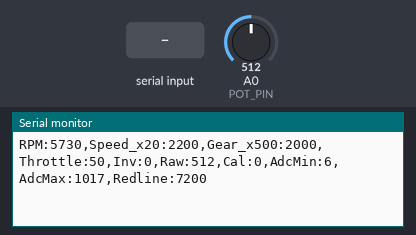
The sketch below on a simulated Arduino Uno, built with avr-gcc and run on an emulated ATmega328P. Parts: the last lines printed to the serial monitor. The test bench sets the inputs (shaded band); at power-on: A0 (POT_PIN) = 512. EEPROM starts erased.

Above: at 1.2 s.
1.3 s: A0 (POT_PIN) set to 716
At 1.43 s:
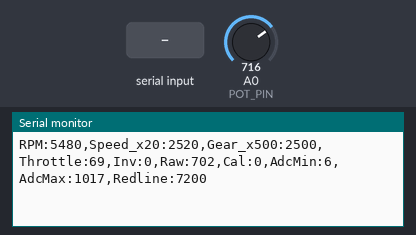
2.8 s: "CAL_START\n" received over Serial
At 2.95 s:
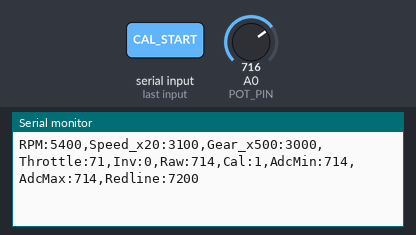
4.3 s: "POT_INVERT\n" received over Serial
At 4.35 s:
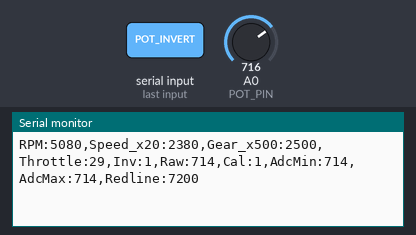
5.8 s: A0 (POT_PIN) set to 900
At 5.85 s:
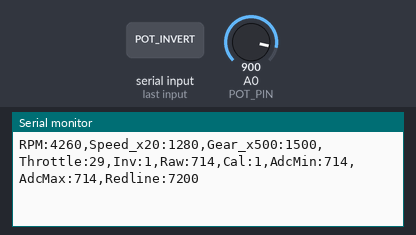
7.3 s: "CAL_SAVE\n" received over Serial
At 7.4 s:
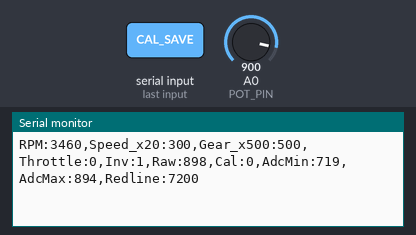
Timing chart, 0 to 10.3 s (numbered marks = the images above; inputs shaded):
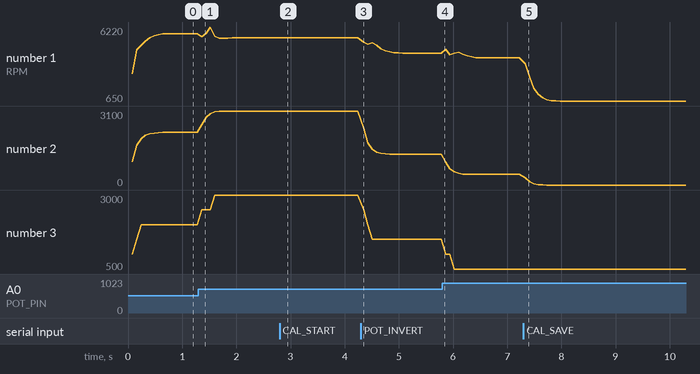

Measured:
- after the input at 1.3 s, the serial monitor: prints a new line after 0.06 s (image 1)
- after the input at 2.8 s, the serial monitor: prints a new line after 0.08 s (image 2)
- after the input at 4.3 s, the serial monitor: prints a new line after 0.05 s (image 3)
- after the input at 7.3 s, the serial monitor: prints a new line at once (image 5)
- plotted number 1: 5400 → 4260 after the input at 4.3 s, 4260 → 3900 after the input at 5.8 s, 3900 → 650 after the input at 7.3 s
- plotted number 2: 2200 → 3100 after the input at 1.3 s, 3100 → 1280 after the input at 4.3 s, 1280 → 440 after the input at 5.8 s, 440 → 0 after the input at 7.3 s
- plotted number 3: 2000 → 3000 after the input at 1.3 s, 3000 → 1500 after the input at 4.3 s

The sketch:

AEECBP.ino
```cpp
// ===== BMW M5 (F90 Competition) Robust Cluster Simulator - Arduino Uno =====
// A0 = Potentiometer (Throttle Pedal)
// Features:
//  - Burst outlier rejection (ignores floating/glitch spikes)
//  - Endpoint snap deadzones (clean 0% idle & solid 100% full turn)
//  - Checksum-verified EEPROM calibration (CAL_START / CAL_SAVE / CAL_RESET / POT_INVERT)
//  - Direct responsive speed, gear (1..8), and RPM mapping

#include <EEPROM.h>
#include <math.h>

#define HUMAN_READABLE  0     // 0 = Key:Value telemetry (dashboard + Plotter), 1 = Serial Monitor text

// ---------- Pin & Sampling Settings ----------
const byte  POT_PIN = A0;

const int   SAMPLES = 16;
const int   TRIM    = 4;
const int   POT_SPREAD_MAX = 220;             // Reject burst if A0 floats/glitches > 220 counts in 3ms
const unsigned long SAMPLE_INTERVAL_MS = 20;  // 50 Hz physics & ADC update
const unsigned long PRINT_INTERVAL_MS  = 80;  // 12.5 Hz serial output

// ---------- EEPROM Calibration ----------
const uint16_t CAL_MAGIC = 0xAE54;
struct CalData {
  uint16_t magic;
  float    adcMin;
  float    adcMax;
  uint8_t  potInvert;     // 0 = normal (low->high), 1 = inverted (high->low)
  uint16_t checksum;
};

float adcMin    = 6.0f;
float adcMax    = 1017.0f;
bool  potInvert = false;

bool  calibrating = false;
float calMin      = 1023.0f;
float calMax      = 0.0f;

// ---------- Cluster & Gear Table ----------
const float IDLE_RPM      = 650.0f;
const float REDLINE_RPM   = 7200.0f;
const float MAX_SPEED_KMH = 220.0f;

const float UP_KMH[7]       = {35.0f, 62.0f, 90.0f, 120.0f, 150.0f, 180.0f, 205.0f};
const float DOWN_KMH[7]     = {30.0f, 56.0f, 84.0f, 113.0f, 143.0f, 173.0f, 198.0f};
const float GEAR_MIN_KMH[8] = {0.0f,   30.0f,  56.0f,  84.0f,  113.0f, 143.0f, 173.0f, 198.0f};
const float GEAR_MAX_KMH[8] = {35.0f,  62.0f,  90.0f,  120.0f, 150.0f, 180.0f, 205.0f, 220.0f};
const float GEAR_MIN_RPM[8] = {650.0f, 3300.0f, 3700.0f, 4100.0f, 4400.0f, 4700.0f, 5100.0f, 5500.0f};
const float GEAR_MAX_RPM[8] = {5800.0f, 6000.0f, 6200.0f, 6400.0f, 6600.0f, 6800.0f, 6950.0f, 7100.0f};

// ---------- State ----------
float filtered = 0.0f;
float rpm      = IDLE_RPM;
float speedKmh = 0.0f;
float throttle = 0.0f;        // 0..1
int   gear     = 0;           // 0..7 (displayed as 1..8)
unsigned long lastSample = 0, lastPrint = 0;

String cmdBuf = "";

// ---------- Calibration & ADC Helpers ----------
uint16_t computeChecksum(const CalData &c) {
  uint32_t h = c.magic;
  h = h * 31u + (uint32_t)roundf(c.adcMin * 10.0f);
  h = h * 31u + (uint32_t)roundf(c.adcMax * 10.0f);
  h = h * 31u + c.potInvert;
  return (uint16_t)(h ^ (h >> 16));
}

void loadCalibration() {
  CalData cal;
  EEPROM.get(0, cal);
  if (cal.magic == CAL_MAGIC &&
      cal.checksum == computeChecksum(cal) &&
      !isnan(cal.adcMin) && !isnan(cal.adcMax) &&
      cal.adcMin >= 0.0f && cal.adcMax <= 1023.0f &&
      (cal.adcMax - cal.adcMin) >= 15.0f) {
    adcMin    = cal.adcMin;
    adcMax    = cal.adcMax;
    potInvert = (cal.potInvert == 1);
  }
}

void saveCalibration() {
  CalData cal;
  cal.magic     = CAL_MAGIC;
  cal.adcMin    = adcMin;
  cal.adcMax    = adcMax;
  cal.potInvert = potInvert ? 1 : 0;
  cal.checksum  = computeChecksum(cal);
  EEPROM.put(0, cal);
}

bool readPotClean(float &outVal) {
  analogRead(POT_PIN);
  int s[SAMPLES];
  for (int i = 0; i < SAMPLES; i++) {
    s[i] = analogRead(POT_PIN);
    delayMicroseconds(180);
  }
  for (int i = 1; i < SAMPLES; i++) {
    int key = s[i], j = i - 1;
    while (j >= 0 && s[j] > key) { s[j + 1] = s[j]; j--; }
    s[j + 1] = key;
  }
  int spread = s[SAMPLES - 1 - TRIM] - s[TRIM];
  if (spread > POT_SPREAD_MAX) {
    return false;
  }
  long sum = 0;
  for (int i = TRIM; i < SAMPLES - TRIM; i++) sum += s[i];
  outVal = (float)sum / (SAMPLES - 2 * TRIM);
  return true;
}

void handleCommand(String cmd) {
  cmd.trim();
  if (cmd == "CAL_START") {
    calibrating = true;
    calMin = filtered;
    calMax = filtered;
  } else if (cmd == "CAL_SAVE") {
    if (calibrating && (calMax - calMin) >= 15.0f) {
      float span = calMax - calMin;
      float pad  = max(1.5f, span * 0.025f);
      float nMin = calMin + pad;
      float nMax = calMax - pad;
      if (nMax - nMin < 8.0f) {
        nMin = calMin;
        nMax = calMax;
      }
      adcMin = nMin;
      adcMax = nMax;
      saveCalibration();
    }
    calibrating = false;
  } else if (cmd == "CAL_CANCEL") {
    calibrating = false;
  } else if (cmd == "CAL_RESET") {
    calibrating = false;
    adcMin    = 6.0f;
    adcMax    = 1017.0f;
    potInvert = false;
    saveCalibration();
  } else if (cmd == "POT_INVERT") {
    potInvert = !potInvert;
    saveCalibration();
  }
}

void pollSerialCommands() {
  while (Serial.available() > 0) {
    char c = (char)Serial.read();
    if (c == '\n' || c == '\r') {
      if (cmdBuf.length() > 0) {
        handleCommand(cmdBuf);
        cmdBuf = "";
      }
    } else if (cmdBuf.length() < 32) {
      cmdBuf += c;
    }
  }
}

void updateThrottle() {
  float raw = filtered;
  if (!readPotClean(raw)) {
    return; // Ignore noisy/floating burst
  }

  float diff = raw - filtered;
  float adiff = fabs(diff);
  if (adiff > 1.5f) {
    float alpha = (adiff > 25.0f) ? 0.60f : 0.32f;
    filtered += alpha * diff;
  }

  if (calibrating) {
    if (filtered < calMin) calMin = filtered;
    if (filtered > calMax) calMax = filtered;
  }

  float span = adcMax - adcMin;
  if (span < 15.0f) span = 15.0f;
  float x = (filtered - adcMin) / span;
  x = constrain(x, 0.0f, 1.0f);
  if (potInvert) x = 1.0f - x;

  // Endpoint snap deadzones for rock-steady 0% idle and solid 100% full turn
  if (x <= 0.02f) x = 0.0f;
  else if (x >= 0.985f) x = 1.0f;
  else x = (x - 0.02f) / 0.965f;

  throttle = constrain(x, 0.0f, 1.0f);
}

void updateGaugesDirect(float dt) {
  float targetSpeed = (throttle <= 0.005f) ? 0.0f : (throttle * MAX_SPEED_KMH);

  // Follow knob rapidly and stop completely once knob stops turning
  float alphaSpd = 1.0f - expf(-10.0f * dt);
  speedKmh += (targetSpeed - speedKmh) * alphaSpd;
  if (fabs(targetSpeed - speedKmh) < 0.25f) speedKmh = targetSpeed;
  if (targetSpeed == 0.0f && speedKmh < 0.3f) speedKmh = 0.0f;

  while (gear < 7 && speedKmh >= UP_KMH[gear]) gear++;
  while (gear > 0 && speedKmh < DOWN_KMH[gear - 1]) gear--;

  float frac = (speedKmh - GEAR_MIN_KMH[gear]) / (GEAR_MAX_KMH[gear] - GEAR_MIN_KMH[gear]);
  frac = constrain(frac, 0.0f, 1.0f);
  float targetRpm = GEAR_MIN_RPM[gear] + frac * (GEAR_MAX_RPM[gear] - GEAR_MIN_RPM[gear]);

  float alphaRpm = 1.0f - expf(-14.0f * dt);
  rpm += (targetRpm - rpm) * alphaRpm;
  if (fabs(targetRpm - rpm) < 5.0f) rpm = targetRpm;
}

void setup() {
  Serial.begin(115200);
  loadCalibration();
  float initVal = 0.0f;
  if (readPotClean(initVal)) filtered = initVal;
  else filtered = (float)analogRead(POT_PIN);
  lastSample = millis();
}

void loop() {
  pollSerialCommands();
  unsigned long now = millis();

  if (now - lastSample >= SAMPLE_INTERVAL_MS) {
    float dt = (now - lastSample) / 1000.0f;
    if (dt > 0.05f) dt = 0.05f;
    lastSample = now;
    updateThrottle();
    updateGaugesDirect(dt);
  }

  if (now - lastPrint >= PRINT_INTERVAL_MS) {
    lastPrint = now;
    int rpmOut   = ((int)(rpm / 10.0f + 0.5f)) * 10;
    int speedOut = (int)(speedKmh + 0.5f);
    int thrPct   = (int)(throttle * 100.0f + 0.5f);
    int outMin   = (int)(calibrating ? calMin : adcMin);
    int outMax   = (int)(calibrating ? calMax : adcMax);

#if HUMAN_READABLE
    Serial.print(F("BMW M5 | Gear: ")); Serial.print(gear + 1);
    Serial.print(F(" | RPM: "));        Serial.print(rpmOut);
    Serial.print(F(" | Speed: "));      Serial.print(speedOut);
    Serial.print(F(" km/h | Thr: "));   Serial.print(thrPct);
    Serial.print(F("% | Raw: "));       Serial.println((int)filtered);
#else
    Serial.print("RPM:");        Serial.print(rpmOut);
    Serial.print(",Speed_x20:"); Serial.print(speedOut * 20);
    Serial.print(",Gear_x500:"); Serial.print((gear + 1) * 500);
    Serial.print(",Throttle:");  Serial.print(thrPct);
    Serial.print(",Inv:");       Serial.print(potInvert ? 1 : 0);
    Serial.print(",Raw:");       Serial.print((int)filtered);
    Serial.print(",Cal:");       Serial.print(calibrating ? 1 : 0);
    Serial.print(",AdcMin:");    Serial.print(outMin);
    Serial.print(",AdcMax:");    Serial.print(outMax);
    Serial.print(",Redline:");   Serial.println((int)REDLINE_RPM);
#endif
  }
}
```
